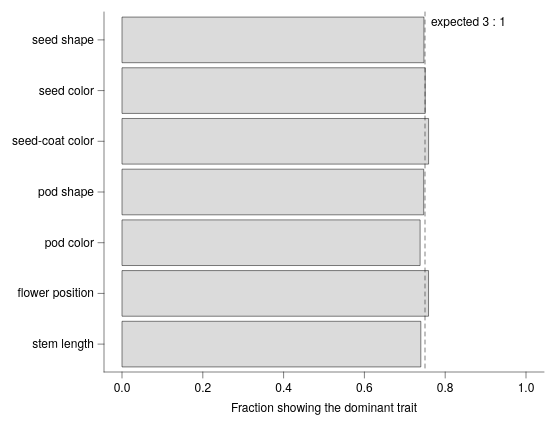

Write the Vega-Lite specification saved for this chart.
### Vega-Lite specification from a JSON file in a GitHub repository (floating-point values rounded to 4 significant figures)
{"background": null, "config": {"arc": {"fill": "#DBDBDB", "fillOpacity": 1.0, "innerRadius": 45.0, "padAngle": 0.03, "stroke": "black", "strokeOpacity": 1, "strokeWidth": 0.25}, "area": {"fill": "#DBDBDB", "fillOpacity": 1.0, "stroke": "black", "strokeOpacity": 1, "strokeWidth": 0.25}, "axis": {"domain": true, "domainCap": "round", "domainColor": "black", "domainWidth": 0.25, "grid": false, "gridCap": "round", "gridColor": "#F1F1F1", "gridDash": [0, 0], "gridOpacity": 1.0, "gridWidth": 0.25, "labelColor": "black", "labelFont": "Helvetica Neue, HelveticaNeue, Helvetica, Arial, sans-serif", "labelFontSize": 6, "labelFontStyle": "normal", "labelFontWeight": 400, "offset": 0, "ticks": true, "tickCap": "round", "tickColor": "black", "tickRound": false, "tickSize": 3.0, "tickWidth": 0.25, "titleColor": "black", "titleFont": "Helvetica Neue, HelveticaNeue, Helvetica, Arial, sans-serif", "titleFontSize": 6, "titleFontStyle": "normal", "titleFontWeight": 400}, "axisX": {"domain": true, "labelAlign": "center", "labelAngle": 0, "labels": true, "ticks": true, "translate": 0}, "axisY": {"domain": true, "labelAlign": "right", "labelAngle": 0, "labels": true, "ticks": true, "translate": 0}, "axisRight": {"domain": true, "labelAlign": "left", "labelAngle": 0, "labels": true, "ticks": true, "translate": 0}, "axisTop": {"domain": true, "labelAlign": "center", "labelAngle": 0, "labels": true, "ticks": true, "translate": 0}, "axisBand": {"tickOffset": 0}, "bar": {"fill": "#DBDBDB", "fillOpacity": 1.0, "stroke": "black", "strokeOpacity": 1, "strokeWidth": 0.25}, "boxplot": {"size": 16.2, "ticks": {"cornerRadius": 0.25, "fill": "black", "opacity": 1, "size": 8.1, "thickness": 0.25}, "box": {"fillOpacity": 1.0, "stroke": "black", "strokeOpacity": 1, "strokeWidth": 0.25}, "median": {"cornerRadius": 0, "fill": "black", "fillOpacity": 1.0, "opacity": 1, "size": 16.2, "thickness": 0.25}, "rule": {"fill": "black", "fillOpacity": 1.0, "size": 18.0, "stroke": "black", "strokeDash": [0, 0], "strokeOpacity": 1, "strokeWidth": 0.25}, "outliers": {"color": "black", "fill": "black", "fillOpacity": 1.0, "size": 0, "stroke": "black", "strokeOpacity": 1, "strokeWidth": 0.25}}, "circle": {"fill": "black", "fillOpacity": 1.0, "size": 2.25, "stroke": null, "strokeOpacity": 1, "strokeWidth": 0.25}, "errorband": {"band": {"fillOpacity": 0.6, "stroke": null, "strokeWidth": 0.25, "strokeOpacity": 1}, "borders": {"opacity": 0, "strokeOpacity": 1, "strokeWidth": 0.25}}, "errorbar": {"opacity": 1, "rule": {"strokeDash": [0, 0], "strokeWidth": 0.25}, "ticks": {"color": "black", "cornerRadius": 0.125, "opacity": 1, "size": 10.8, "thickness": 0.25}, "thickness": 0.25}, "font": "Helvetica Neue, HelveticaNeue, Helvetica, Arial, sans-serif", "geoshape": {"fill": "#DBDBDB", "fillOpacity": 1.0, "stroke": "black", "strokeOpacity": 1, "strokeWidth": 0.25}, "header": {"labelColor": "black", "labelFont": "Helvetica Neue, HelveticaNeue, Helvetica, Arial, sans-serif", "labelFontSize": 6, "labelFontStyle": "normal", "labelFontWeight": 400, "titleColor": "black", "titleFont": "Helvetica Neue, HelveticaNeue, Helvetica, Arial, sans-serif", "titleFontSize": 6, "titleFontStyle": "normal", "titleFontWeight": 400, "titlePadding": 0}, "legend": {"disable": false, "offset": 4.5, "titlePadding": 4, "labelOffset": 2, "gradientLabelOffset": 2, "columnPadding": 4, "rowPadding": 2, "gradientThickness": 5, "gradientOpacity": 1.0, "gradientStrokeColor": "black", "gradientStrokeWidth": 0.25, "labelColor": "black", "labelFont": "Helvetica Neue, HelveticaNeue, Helvetica, Arial, sans-serif", "labelFontSize": 6, "labelFontStyle": "normal", "labelFontWeight": 400, "strokeColor": "black", "strokeWidth": 0, "symbolSize": 36, "symbolStrokeColor": "black", "symbolStrokeWidth": 0.25, "titleColor": "black", "titleFont": "Helvetica Neue, HelveticaNeue, Helvetica, Arial, sans-serif", "titleFontSize": 6, "titleFontStyle": "normal", "titleFontWeight": 400}, "line": {"color": "black", "stroke": "black", "strokeCap": "butt", "strokeDash": [0, 0], "strokeOpacity": 1, "strokeWidth": 0.5}, "point": {"filled": true, "fill": "#DBDBDB", "fillOpacity": 1.0, "size": 9.0, "stroke": "black", "strokeOpacity": 1, "strokeWidth": 0.25}, "range": {"category": ["#9D9D9D", "#28287D", "#004225", "#47266F", "#00605D", "#DBDBDB", "#7983C1", "#6E927B", "#937FB4", "#699A97"], "diverging": {"scheme": ["#4F4265", "#6A5C82", "#85789D", "#A196B7", "#BDB5CE", "#D8D6DD", "#F6F6F6", "#CED8D7", "#9DBFBD", "#75A3A0", "#518683", "#326967", "#164D4B"]}, "heatmap": {"scheme": ["#440154", "#472270", "#433E82", "#38598C", "#2C728E", "#238A8D", "#24A086", "#39B578", "#5DC862", "#96D646", "#CAE02D", "#FDE724"]}, "ordinal": {"scheme": ["#F1F1F1", "#DBDBDB", "#C6C6C6", "#B2B2B2", "#9D9D9D", "#898989", "#767676", "#636363", "#515151", "#404040", "#2F2F2F", "#1F1F1F"]}, "ramp": {"scheme": ["#440154", "#472270", "#433E82", "#38598C", "#2C728E", "#238A8D", "#24A086", "#39B578", "#5DC862", "#96D646", "#CAE02D", "#FDE724"]}}, "rule": {"color": "black", "stroke": "black", "strokeCap": "round", "strokeDash": [2, 2], "strokeOpacity": 1, "strokeWidth": 0.25}, "scale": {"barBandPaddingInner": 0.1, "rectBandPaddingInner": 0, "tickBandPaddingInner": 0.1, "bandPaddingOuter": 0.1, "bandWithNestedOffsetPaddingInner": 0.2, "bandWithNestedOffsetPaddingOuter": 0.2, "offsetBandPaddingInner": 0, "offsetBandPaddingOuter": 0, "continuousPadding": 9.0, "round": false}, "rect": {"fill": "#DBDBDB", "fillOpacity": 1.0, "stroke": "black", "strokeOpacity": 1, "strokeWidth": 0.25}, "square": {"fill": "#DBDBDB", "fillOpacity": 1.0, "size": 18.0, "stroke": "black", "strokeOpacity": 1, "strokeWidth": 0.25}, "text": {"color": "black", "font": "Helvetica Neue, HelveticaNeue, Helvetica, Arial, sans-serif", "fontSize": 6, "fontStyle": "normal", "fontWeight": 400}, "tick": {"color": "black", "cornerRadius": 0.125, "opacity": 1.0, "size": 16.2, "thickness": 0.25}, "title": {"anchor": "middle", "frame": "group", "color": "black", "font": "Helvetica Neue, HelveticaNeue, Helvetica, Arial, sans-serif", "fontSize": 6, "fontStyle": "normal", "fontWeight": 400, "subtitleColor": "black", "subtitleFont": "Helvetica Neue, HelveticaNeue, Helvetica, Arial, sans-serif", "subtitleFontSize": 6, "subtitleFontStyle": "normal", "subtitleFontWeight": 400}, "trail": {"color": "black", "opacity": 1, "size": 0.5}, "view": {"continuousWidth": 220, "continuousHeight": 180, "discreteWidth": 220, "discreteHeight": 180, "fill": null, "stroke": null, "strokeWidth": 0.25}}, "layer": [{"data": {"name": "data-ca4a6e02a8b0cf0b63fd514d3be70954"}, "mark": {"type": "bar"}, "encoding": {"x": {"field": "frac", "scale": {"domain": [0, 1], "nice": false}, "title": "Fraction showing the dominant trait", "type": "quantitative"}, "y": {"field": "trait", "sort": ["seed shape", "seed color", "seed-coat color", "pod shape", "pod color", "flower position", "stem length"], "title": null, "type": "nominal"}}}, {"layer": [{"data": {"values": [{"__dysonsphere__": 1}]}, "mark": {"type": "rule", "opacity": 1.0}, "encoding": {"x": {"datum": 0.75}}}, {"data": {"values": [{"__dysonsphere__": 1}]}, "mark": {"type": "text", "align": "left", "baseline": "top", "dx": 3, "dy": 0, "fontSize": 6}, "encoding": {"text": {"value": "expected 3 : 1"}, "x": {"datum": 0.75}, "y": {"value": 2}}}]}], "$schema": "https://vega.github.io/schema/vega-lite/v6.4.1.json", "datasets": {"data-ca4a6e02a8b0cf0b63fd514d3be70954": [{"trait": "seed shape", "dominant": 5474, "recessive": 1850, "frac": 0.7474}, {"trait": "seed color", "dominant": 6022, "recessive": 2001, "frac": 0.7506}, {"trait": "seed-coat color", "dominant": 705, "recessive": 224, "frac": 0.7589}, {"trait": "pod shape", "dominant": 882, "recessive": 299, "frac": 0.7468}, {"trait": "pod color", "dominant": 428, "recessive": 152, "frac": 0.7379}, {"trait": "flower position", "dominant": 651, "recessive": 207, "frac": 0.7587}, {"trait": "stem length", "dominant": 787, "recessive": 277, "frac": 0.7397}]}}
